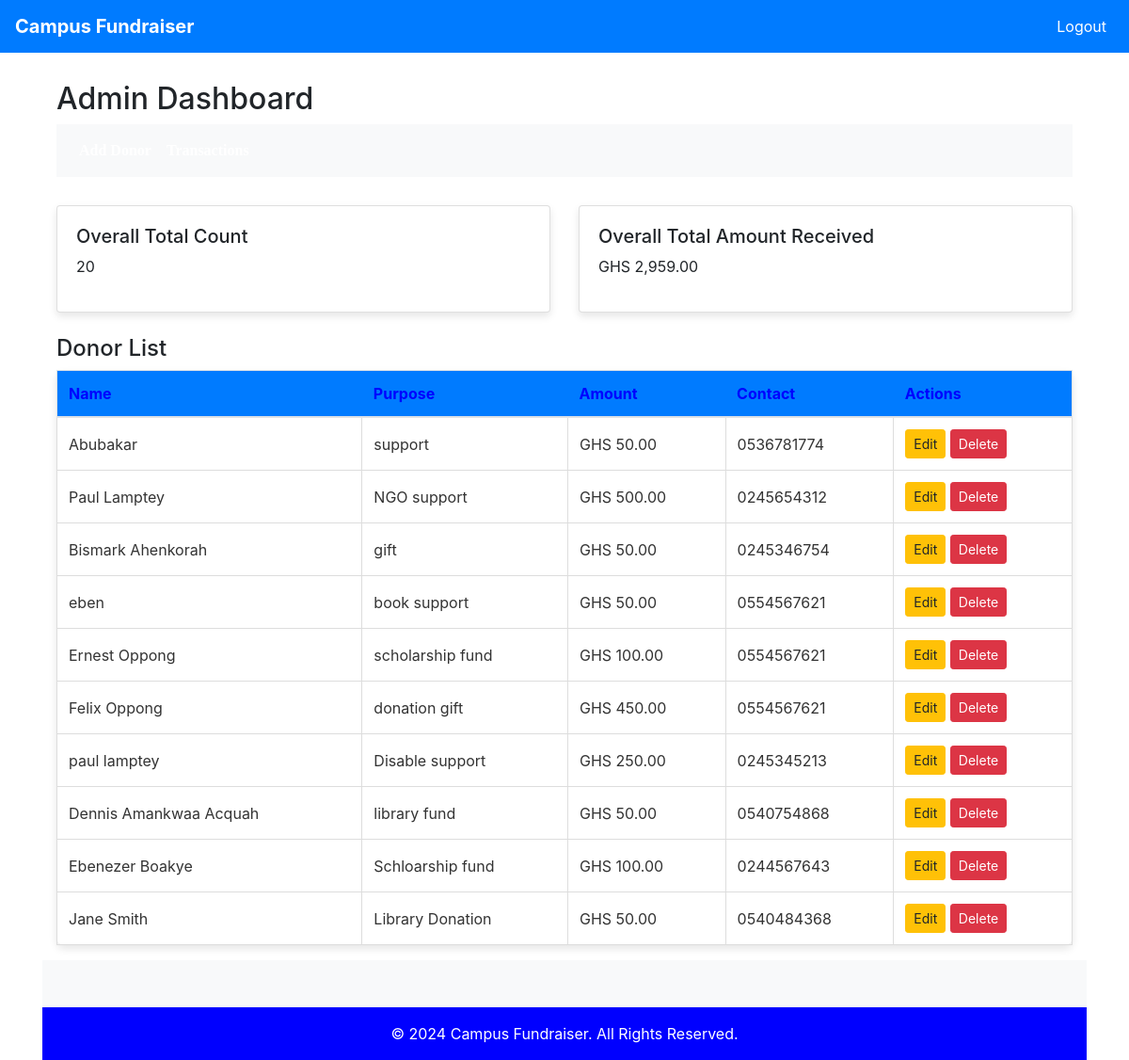
Page /admin/dashboard.php (signed in) on the committed database.
### tables this page shows
CREATE TABLE `donors` (
  `id` int(11) NOT NULL,
  `name` varchar(100) NOT NULL,
  `purpose` text NOT NULL,
  `amount` decimal(10,2) NOT NULL,
  `contact` varchar(50) NOT NULL,
  `user_id` int(11) DEFAULT NULL
);

### admin/includes/functions.php (called while the page is built, shortened)
<?php
include('db.php');
function get_donor_list() {
    global $conn;
    $stmt = $conn->query("SELECT * FROM donors ORDER BY id DESC");
    return $stmt->fetchAll(PDO::FETCH_ASSOC);
}
?>

### admin/dashboard.php (the view, shortened to what this page needs)
<?php
include('includes/functions.php');
try {
    $donor_stmt = $conn->prepare("SELECT COUNT(*) AS donor_count, SUM(amount) AS total_donor_amount FROM donors");
    $donor_stmt->execute();
    $donor_data = $donor_stmt->fetch(PDO::FETCH_ASSOC);
    $donor_count = $donor_data['donor_count'] ?? 0;
    $total_donor_amount = $donor_data['total_donor_amount'] ?? 0.00;
    $payment_stmt = $conn->prepare("SELECT COUNT(*) AS total_transactions, SUM(amount) AS total_received FROM payment");
    $payment_stmt->execute();
    $payment_data = $payment_stmt->fetch(PDO::FETCH_ASSOC);
    $total_transactions = $payment_data['total_transactions'] ?? 0;
    $total_received = $payment_data['total_received'] ?? 0.00;
    $overall_total_count = $donor_count + $total_transactions;
    $overall_total_amount = $total_donor_amount + $total_received;
} catch (PDOException $e) {
    echo "Error: " . $e->getMessage();
}
$donors = get_donor_list();
?>
<?php include('../user/header1.php'); ?>
<div class="container mt-4">
    <h2>Admin Dashboard</h2>
    <nav class="navbar navbar-expand-lg navbar-light bg-light" style="color:blue">
        <div class="collapse navbar-collapse" id="navbarNav">
            <ul class="navbar-nav">
                <li class="nav-item">
                    <a class="nav-link" href="add_donor.php" style="color:blue; font-family:'Times New Roman', Times, serif; font-weight:bolder;">Add Donor</a>
                </li>
                <li class="nav-item">
                    <a class="nav-link" href="transactions.php" style="color:blue; font-family:'Times New Roman', Times, serif; font-weight:bolder;">Transactions</a>
                </li>
            </ul>
        </div>
    </nav>
    <div class="row" style="padding-top:30px;">
        <div class="col-md-6">
            <div class="card">
                <div class="card-body">
                    <h5>Overall Total Count</h5>
                    <p><?php echo $overall_total_count; ?></p>
                </div>
            </div>
        </div>
        <div class="col-md-6">
            <div class="card">
                <div class="card-body">
                    <h5>Overall Total Amount Received</h5>
                    <p>GHS <?php echo number_format($overall_total_amount, 2); ?></p>
                </div>
            </div>
        </div>
    </div>
    <h4 class="mt-4">Donor List</h4>
    <table class="table table-bordered">
        <thead>
            <tr>
                <th style="color:blue">Name</th>
                <th style="color:blue">Purpose</th>
                <th style="color:blue">Amount</th>
                <th style="color:blue">Contact</th>
                <th style="color:blue">Actions</th>
            </tr>
        </thead>
        <tbody>
            <?php if (!empty($donors)): ?>
                <?php foreach ($donors as $donor): ?>
                <tr>
                    <td><?php echo htmlspecialchars($donor['name']); ?></td>
                    <td><?php echo htmlspecialchars($donor['purpose']); ?></td>
                    <td>GHS <?php echo number_format($donor['amount'], 2); ?></td>
                    <td><?php echo htmlspecialchars($donor['contact']); ?></td>
                    <td>
                        <a href="donors.php?edit=<?php echo $donor['id']; ?>" class="btn btn-warning btn-sm">Edit</a>
                        <a href="donors.php?delete=<?php echo $donor['id']; ?>" class="btn btn-danger btn-sm">Delete</a>
                    </td>
                </tr>
                <?php endforeach; ?>
            <?php else: ?>
                <tr>
                    <td colspan="5">No donors found.</td>
                </tr>
            <?php endif; ?>
        </tbody>
    </table>
</div>
<footer class="bg-light text-center text-lg-start mt-18" style="padding-top:50px; color:white;">
    <div class="text-center p-3" style="background-color: blue;">
        © 2024 Campus Fundraiser. All Rights Reserved.
    </div>
</footer>

### assets/css/styles.css (style rules this page uses)
body { font-family: 'Segoe UI', Tahoma, Geneva, Verdana, sans-serif; background-color: #f4f7f9; color: #333; }
.navbar { background-color: #007bff; }
.nav-link { color: #fff !important; }
.container { max-width: 1200px; margin-top: 30px; }
.card { border: none; border-radius: 8px; box-shadow: 0 4px 8px rgba(0, 0, 0, 0.1); transition: transform 0.3s ease; }
.table { background-color: #fff; border-radius: 8px; box-shadow: 0 4px 8px rgba(0, 0, 0, 0.1); }
.table thead th { background-color: #007bff; color: #fff; border: none; font-weight: bold; font-size: 1rem; }
.table tbody tr { transition: background-color 0.3s ease; }
.table tbody td { font-size: 1rem; color: #333; border-color: #ddd; vertical-align: middle; }

### rows in the picture
donors: name "Abubakar", purpose "support", amount "50.00", contact "0536781774"
donors: name "Paul Lamptey", purpose "NGO support", amount "500.00", contact "0245654312"
donors: name "Bismark Ahenkorah", purpose "gift", amount "50.00", contact "0245346754"
donors: name "eben", purpose "book support", amount "50.00", contact "0554567621"
donors: name "Ernest Oppong", purpose "scholarship fund", amount "100.00", contact "0554567621"
donors: name "Felix Oppong", purpose "donation gift", amount "450.00", contact "0554567621"
donors: name "paul lamptey", purpose "Disable support", amount "250.00", contact "0245345213"
donors: name "Dennis Amankwaa Acquah", purpose "library fund", amount "50.00", contact "0540754868"
donors: name "Ebenezer Boakye", purpose "Schloarship fund", amount "100.00", contact "0244567643"
donors: name "Jane Smith", purpose "Library Donation", amount "50.00", contact "0540484368"

### other values in the picture
$overall_total_count "20"
$overall_total_amount "2,959.00"
